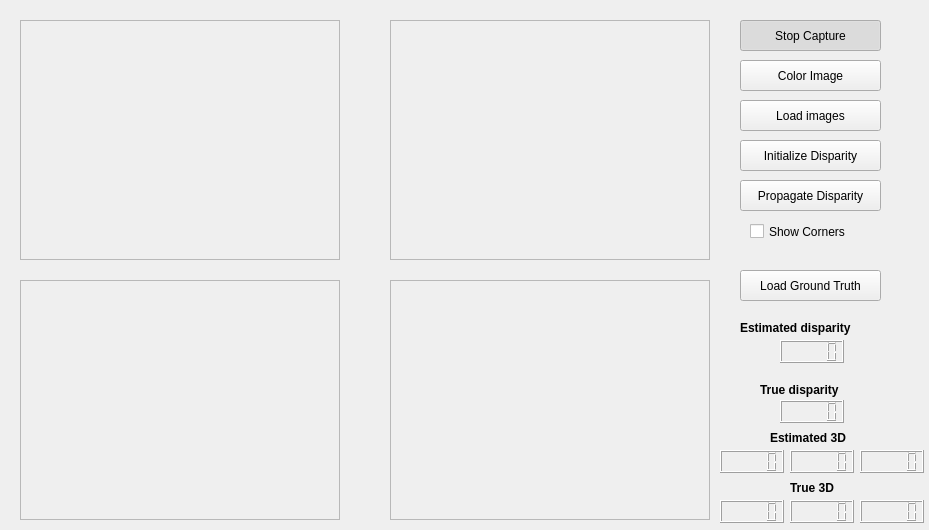
<?xml version="1.0" encoding="UTF-8"?>
<ui version="4.0">
 <class>MainWindow</class>
 <widget class="QWidget" name="MainWindow">
  <property name="geometry">
   <rect>
    <x>0</x>
    <y>0</y>
    <width>929</width>
    <height>530</height>
   </rect>
  </property>
  <property name="windowTitle">
   <string>Proyecto de Visión Artificial</string>
  </property>
  <widget class="QFrame" name="imageFrameS">
   <property name="geometry">
    <rect>
     <x>20</x>
     <y>20</y>
     <width>320</width>
     <height>240</height>
    </rect>
   </property>
   <property name="frameShape">
    <enum>QFrame::StyledPanel</enum>
   </property>
   <property name="frameShadow">
    <enum>QFrame::Raised</enum>
   </property>
  </widget>
  <widget class="QFrame" name="imageFrameD">
   <property name="geometry">
    <rect>
     <x>390</x>
     <y>20</y>
     <width>320</width>
     <height>240</height>
    </rect>
   </property>
   <property name="frameShape">
    <enum>QFrame::StyledPanel</enum>
   </property>
   <property name="frameShadow">
    <enum>QFrame::Raised</enum>
   </property>
  </widget>
  <widget class="QPushButton" name="captureButton">
   <property name="geometry">
    <rect>
     <x>740</x>
     <y>20</y>
     <width>141</width>
     <height>31</height>
    </rect>
   </property>
   <property name="text">
    <string>Stop Capture</string>
   </property>
   <property name="checkable">
    <bool>true</bool>
   </property>
   <property name="checked">
    <bool>true</bool>
   </property>
  </widget>
  <widget class="QPushButton" name="colorButton">
   <property name="geometry">
    <rect>
     <x>740</x>
     <y>60</y>
     <width>141</width>
     <height>31</height>
    </rect>
   </property>
   <property name="text">
    <string>Color Image</string>
   </property>
   <property name="checkable">
    <bool>true</bool>
   </property>
   <property name="checked">
    <bool>false</bool>
   </property>
  </widget>
  <widget class="QPushButton" name="loadImage">
   <property name="geometry">
    <rect>
     <x>740</x>
     <y>100</y>
     <width>141</width>
     <height>31</height>
    </rect>
   </property>
   <property name="text">
    <string>Load images</string>
   </property>
   <property name="checkable">
    <bool>false</bool>
   </property>
   <property name="checked">
    <bool>false</bool>
   </property>
  </widget>
  <widget class="QPushButton" name="disparity">
   <property name="geometry">
    <rect>
     <x>740</x>
     <y>140</y>
     <width>141</width>
     <height>31</height>
    </rect>
   </property>
   <property name="text">
    <string>Initialize Disparity</string>
   </property>
   <property name="checkable">
    <bool>false</bool>
   </property>
   <property name="checked">
    <bool>false</bool>
   </property>
  </widget>
  <widget class="QPushButton" name="propagate">
   <property name="geometry">
    <rect>
     <x>740</x>
     <y>180</y>
     <width>141</width>
     <height>31</height>
    </rect>
   </property>
   <property name="text">
    <string>Propagate Disparity</string>
   </property>
   <property name="checkable">
    <bool>false</bool>
   </property>
   <property name="checked">
    <bool>false</bool>
   </property>
  </widget>
  <widget class="QCheckBox" name="showCorners">
   <property name="geometry">
    <rect>
     <x>750</x>
     <y>220</y>
     <width>121</width>
     <height>23</height>
    </rect>
   </property>
   <property name="text">
    <string>Show Corners</string>
   </property>
  </widget>
  <widget class="QFrame" name="imageFrame_3">
   <property name="geometry">
    <rect>
     <x>20</x>
     <y>280</y>
     <width>320</width>
     <height>240</height>
    </rect>
   </property>
   <property name="frameShape">
    <enum>QFrame::StyledPanel</enum>
   </property>
   <property name="frameShadow">
    <enum>QFrame::Raised</enum>
   </property>
  </widget>
  <widget class="QFrame" name="imageFrame_4">
   <property name="geometry">
    <rect>
     <x>390</x>
     <y>280</y>
     <width>320</width>
     <height>240</height>
    </rect>
   </property>
   <property name="frameShape">
    <enum>QFrame::StyledPanel</enum>
   </property>
   <property name="frameShadow">
    <enum>QFrame::Raised</enum>
   </property>
  </widget>
  <widget class="QPushButton" name="loadGround">
   <property name="geometry">
    <rect>
     <x>740</x>
     <y>270</y>
     <width>141</width>
     <height>31</height>
    </rect>
   </property>
   <property name="text">
    <string>Load Ground Truth</string>
   </property>
   <property name="checkable">
    <bool>false</bool>
   </property>
   <property name="checked">
    <bool>false</bool>
   </property>
  </widget>
  <widget class="QLCDNumber" name="lcdNumber">
   <property name="geometry">
    <rect>
     <x>720</x>
     <y>450</y>
     <width>64</width>
     <height>23</height>
    </rect>
   </property>
  </widget>
  <widget class="QLCDNumber" name="lcdNumber_2">
   <property name="geometry">
    <rect>
     <x>790</x>
     <y>450</y>
     <width>64</width>
     <height>23</height>
    </rect>
   </property>
  </widget>
  <widget class="QLCDNumber" name="lcdNumber_3">
   <property name="geometry">
    <rect>
     <x>860</x>
     <y>450</y>
     <width>64</width>
     <height>23</height>
    </rect>
   </property>
  </widget>
  <widget class="QLCDNumber" name="lcdNumber_4">
   <property name="geometry">
    <rect>
     <x>720</x>
     <y>500</y>
     <width>64</width>
     <height>23</height>
    </rect>
   </property>
  </widget>
  <widget class="QLCDNumber" name="lcdNumber_5">
   <property name="geometry">
    <rect>
     <x>860</x>
     <y>500</y>
     <width>64</width>
     <height>23</height>
    </rect>
   </property>
  </widget>
  <widget class="QLCDNumber" name="lcdNumber_6">
   <property name="geometry">
    <rect>
     <x>790</x>
     <y>500</y>
     <width>64</width>
     <height>23</height>
    </rect>
   </property>
  </widget>
  <widget class="QLCDNumber" name="estimatedDisparity">
   <property name="geometry">
    <rect>
     <x>780</x>
     <y>340</y>
     <width>64</width>
     <height>23</height>
    </rect>
   </property>
  </widget>
  <widget class="QLCDNumber" name="trueDisparity">
   <property name="geometry">
    <rect>
     <x>780</x>
     <y>400</y>
     <width>64</width>
     <height>23</height>
    </rect>
   </property>
  </widget>
  <widget class="QLabel" name="label">
   <property name="geometry">
    <rect>
     <x>740</x>
     <y>320</y>
     <width>141</width>
     <height>17</height>
    </rect>
   </property>
   <property name="styleSheet">
    <string notr="true">font: 11pt &quot;Ubuntu&quot;;</string>
   </property>
   <property name="text">
    <string>&lt;html&gt;&lt;head/&gt;&lt;body&gt;&lt;p&gt;&lt;span style=&quot; font-weight:600;&quot;&gt;Estimated disparity&lt;/span&gt;&lt;/p&gt;&lt;/body&gt;&lt;/html&gt;</string>
   </property>
  </widget>
  <widget class="QLabel" name="label_2">
   <property name="geometry">
    <rect>
     <x>760</x>
     <y>380</y>
     <width>101</width>
     <height>20</height>
    </rect>
   </property>
   <property name="text">
    <string>&lt;html&gt;&lt;head/&gt;&lt;body&gt;&lt;p&gt;&lt;span style=&quot; font-weight:600;&quot;&gt;True disparity&lt;/span&gt;&lt;/p&gt;&lt;/body&gt;&lt;/html&gt;</string>
   </property>
  </widget>
  <widget class="QLabel" name="label_3">
   <property name="geometry">
    <rect>
     <x>770</x>
     <y>430</y>
     <width>101</width>
     <height>17</height>
    </rect>
   </property>
   <property name="styleSheet">
    <string notr="true">font: 11pt &quot;Ubuntu&quot;;</string>
   </property>
   <property name="text">
    <string>&lt;html&gt;&lt;head/&gt;&lt;body&gt;&lt;p&gt;&lt;span style=&quot; font-weight:600;&quot;&gt;Estimated 3D&lt;/span&gt;&lt;/p&gt;&lt;/body&gt;&lt;/html&gt;</string>
   </property>
  </widget>
  <widget class="QLabel" name="label_4">
   <property name="geometry">
    <rect>
     <x>790</x>
     <y>480</y>
     <width>61</width>
     <height>17</height>
    </rect>
   </property>
   <property name="styleSheet">
    <string notr="true">font: 11pt &quot;Ubuntu&quot;;</string>
   </property>
   <property name="text">
    <string>&lt;html&gt;&lt;head/&gt;&lt;body&gt;&lt;p&gt;&lt;span style=&quot; font-weight:600;&quot;&gt;True 3D&lt;/span&gt;&lt;/p&gt;&lt;/body&gt;&lt;/html&gt;</string>
   </property>
  </widget>
 </widget>
 <resources/>
 <connections/>
</ui>
